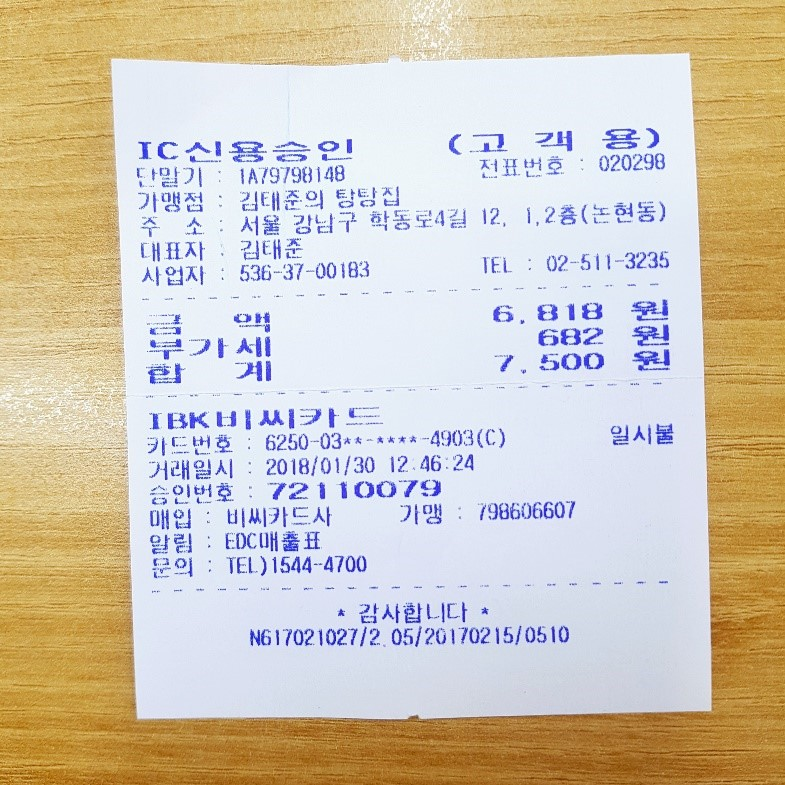
#> input picture python/testimg03.jpg, 785 x 785 px, found by its file name
$ python tesseractTest.py
#> lines starting #> are read from the running program, lines starting #| are printed output that depends on the picture; after the words box and inside, x2 and y2 are one past the last pixel; in counts of white or black regions, pixels touching at a corner belong together
import pytesseract
from PIL import Image
import openpyxl
from openpyxl import Workbook
import cv2
import numpy as np
import os

# Tesseract OCR 경로 설정
pytesseract.pytesseract.tesseract_cmd = r'C:\Program Files\Tesseract-OCR\tesseract.exe'

# 이미지 전처리 함수
def preprocess_image(image_path):
    # 이미지 읽기
#> called with image_path = 'testimg03.jpg'
    image = cv2.imread(image_path, cv2.IMREAD_GRAYSCALE)
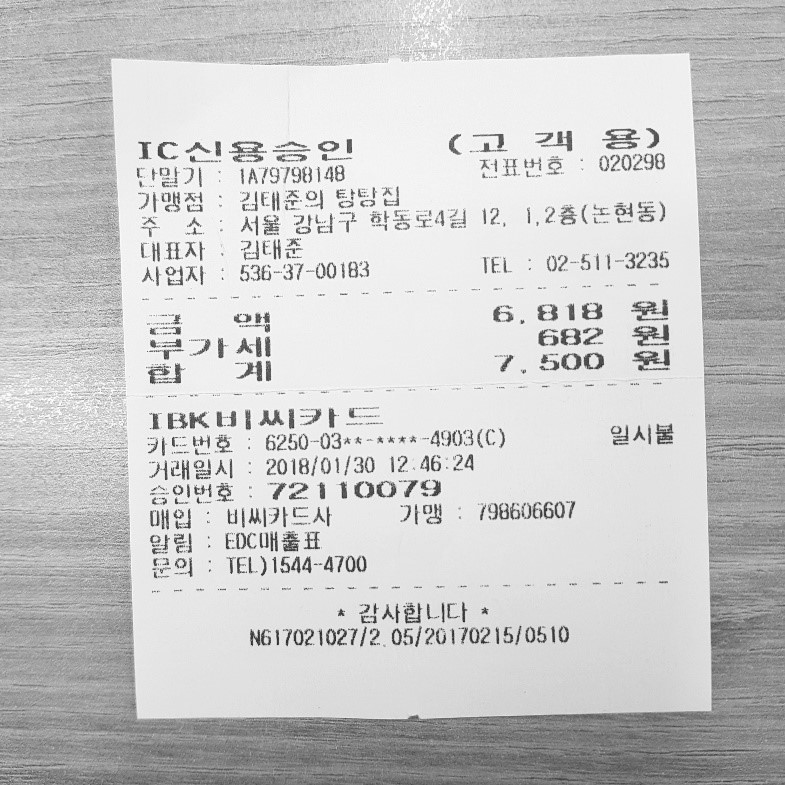
#> image: shape (785, 785); min 34, max 255, mean 201.2

    # 이미지 크기 조정
    image = cv2.resize(image, None, fx=2, fy=2, interpolation=cv2.INTER_CUBIC)
#> image: shape (1570, 1570)

    # 노이즈 제거
    image = cv2.medianBlur(image, 3)

    # 이미지 이진화
    _, image = cv2.threshold(image, 150, 255, cv2.THRESH_BINARY + cv2.THRESH_OTSU)
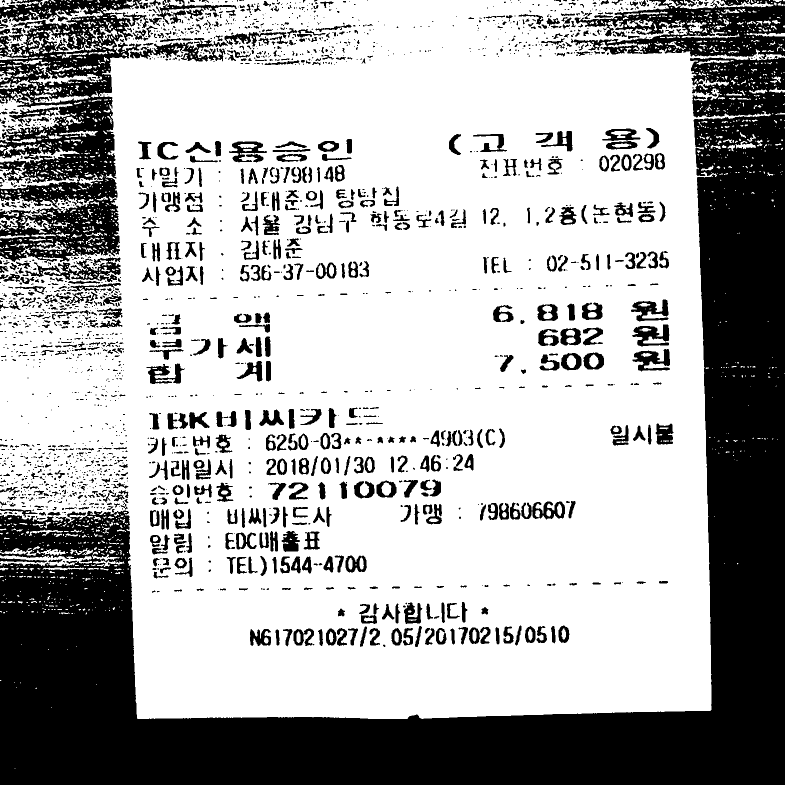
#> image: shape (1570, 1570) (shown at 1/2 size); 67.6% white; 2325 black regions (1450 under 20 px), largest, box (x1, y1, x2, y2) and area: (0, 112, 1570, 1570) 521752, (0, 0, 301, 526) 79127, (1142, 0, 1570, 118) 26455

    return image

# Bounding box를 이용한 텍스트 영역 시각화 함수
def visualize_text_boxes(image_path):
    # 이미지 전처리
    image = preprocess_image(image_path)

    # Tesseract로 bounding box 정보 얻기
    boxes = pytesseract.image_to_boxes(image, lang='kor')

    # 컬러 이미지로 변환
    color_image = cv2.cvtColor(image, cv2.COLOR_GRAY2BGR)

    h, w = color_image.shape[:2]

    # bounding box 그리기
    for b in boxes.splitlines():
        b = b.split(' ')
        x, y, x2, y2 = int(b[1]), int(b[2]), int(b[3]), int(b[4])
        cv2.rectangle(color_image, (x, h-y), (x2, h-y2), (0, 255, 0), 2)

    # bounding box가 그려진 이미지 저장
    cv2.imwrite('text_boxes.png', color_image)

    # bounding box가 그려진 이미지 출력
    cv2.imshow('Text Boxes', color_image)
    cv2.waitKey(0)
    cv2.destroyAllWindows()

# 이미지에서 텍스트 추출
def extract_text_from_image(image_path):
    # 이미지 전처리
    preprocessed_image = preprocess_image(image_path)

    # Tesseract 설정
    custom_config = r'--oem 3 --psm 6'

    # 텍스트 추출
    text = pytesseract.image_to_string(preprocessed_image, config=custom_config, lang='kor')
    return text

# 텍스트를 엑셀 파일에 저장
def save_text_to_excel(text, excel_path):
    wb = Workbook()
    ws = wb.active
    lines = text.split('\n')

    for i, line in enumerate(lines, start=1):
        ws.cell(row=i, column=1, value=line)

    wb.save(excel_path)

# 메인 함수
def main():
    # 현재 작업 디렉토리에서 상위 폴더의 이미지 파일 경로 설정
    image_path = 'testimg03.jpg'  # 상위 폴더의 파일 경로
    excel_path = 'receipt_data.xlsx'  # 저장할 엑셀 파일 경로

    if not os.path.isfile(image_path):
        print(f"Image file not found: {image_path}")
        return

    # 텍스트 영역 시각화
    visualize_text_boxes(image_path)
#> (the call stopped at in visualize_text_boxes, `boxes = pytesseract.image_to_boxes(image, lang='kor')`: pytesseract is not available in this run)

    # 이미지에서 텍스트 추출
    text = extract_text_from_image(image_path)
    print("Extracted Text:", text)

    # 텍스트를 엑셀에 저장
    save_text_to_excel(text, excel_path)
    print(f"Text saved to {excel_path}")

if __name__ == "__main__":
    main()
#> (the call stopped at in extract_text_from_image, `text = pytesseract.image_to_string(preprocessed_image, config=custom_c..`: pytesseract is not available in this run)
